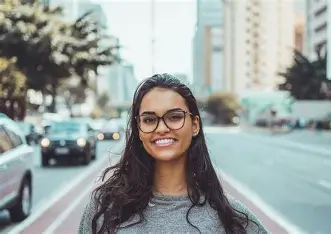
#> input picture AI/OpenCV2/Harcascade Face Basic Project/Image1.jpg, 331 x 234 px, given in place of the camera
$ python RGBCollorDetection.py
#> lines starting #> are read from the running program, lines starting #| are printed output that depends on the picture; after the words box and inside, x2 and y2 are one past the last pixel; in counts of white or black regions, pixels touching at a corner belong together
import cv2
import numpy as np

cap = cv2.VideoCapture(0)

while True:
    _, frame = cap.read()
#> frame is the input picture: shape (234, 331, 3); mean B, G, R 158, 160.9, 154.2
    hsv_frame = cv2.cvtColor(frame, cv2.COLOR_BGR2HSV)
#> hsv_frame: shape (234, 331, 3); mean H, S, V 79.8, 33.1, 166.1

    # Red color
    low_red = np.array([161, 155, 84]) # lowest hue would be - 161,155,84( how do i found this i tested before and found this)
    high_red = np.array([179, 255, 255])
    red_mask = cv2.inRange(hsv_frame, low_red, high_red) #we create maskk on hsv frame and then low red or high red
#> red_mask: shape (234, 331); every value is 0
    red = cv2.bitwise_and(frame, frame, mask=red_mask)
#> red: shape (234, 331, 3); every value is 0

    # Blue color
    low_blue = np.array([94, 80, 2])
    high_blue = np.array([126, 255, 255])
    blue_mask = cv2.inRange(hsv_frame, low_blue, high_blue)
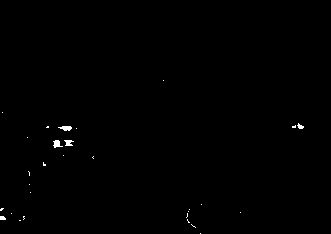
#> blue_mask: shape (234, 331); 0.33% white; 29 white regions (24 under 20 px), largest, box (x1, y1, x2, y2) and area: (58, 126, 72, 131) 48, (53, 140, 63, 148) 47, (64, 140, 74, 146) 40, (297, 123, 304, 129) 24, (0, 216, 6, 220) 21
    blue = cv2.bitwise_and(frame, frame, mask=blue_mask)

    # Green color
    low_green = np.array([40, 100, 100])
    high_green = np.array([102, 255, 255])
    green_mask = cv2.inRange(hsv_frame, low_green, high_green)
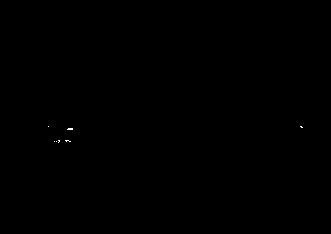
#> green_mask: shape (234, 331); 0.04% white in thin lines or dots, all inside (x1, y1, x2, y2) = (48, 126, 303, 143)
    green = cv2.bitwise_and(frame, frame, mask=green_mask)

    # Every color except white
    low = np.array([0, 42, 0])
    high = np.array([179, 255, 255])
    mask = cv2.inRange(hsv_frame, low, high)
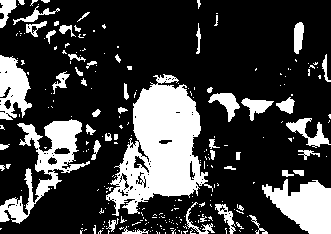
#> mask: shape (234, 331); 25.1% white; 260 white regions (207 under 20 px), largest, box (x1, y1, x2, y2) and area: (106, 74, 213, 216) 7709, (0, 119, 90, 224) 2821, (262, 179, 331, 234) 2327
    result = cv2.bitwise_and(frame, frame, mask=mask)
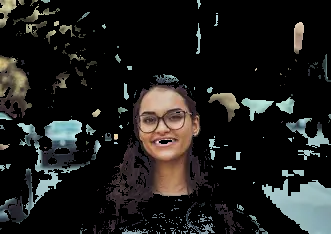
#> result: shape (234, 331, 3); mean B, G, R 28.2, 29.7, 29.9

    cv2.imshow("Frame", frame)
    cv2.imshow("Red", red)
    cv2.imshow("Blue", blue)
    cv2.imshow("Green", green)
    cv2.imshow("Result", result)

    key = cv2.waitKey(1)
#> (key Esc is pressed here)
    if key == 27:
        break
